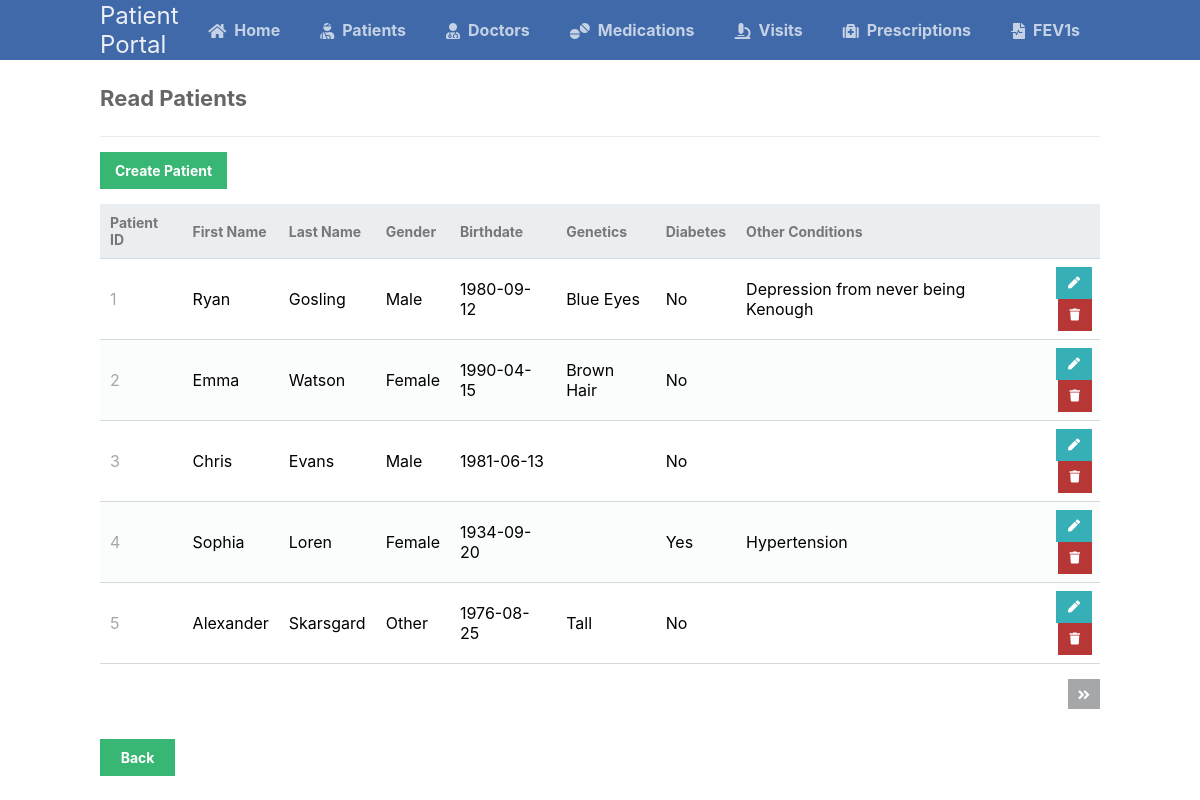
/scripts/patients_table/patients_read.php, run on the app's committed database.
### tables this page shows
CREATE TABLE patients (
	patient_id INT AUTO_INCREMENT NOT NULL UNIQUE,
	patient_first_name VARCHAR(100) NOT NULL,
	patient_last_name VARCHAR(100) NOT NULL,
	gender CHAR(6) NOT NULL CHECK (gender IN ("Male", "Female", "Other")),
	birthdate DATE NOT NULL,
	genetics VARCHAR(255),
	diabetes CHAR(3) NOT NULL CHECK (diabetes IN ("Yes", "No")), 
	other_conditions VARCHAR(255), 
	PRIMARY KEY (patient_id)
);

### scripts/patients_table/patients_read.php (the view, shortened to what this page needs)
<?php
@include_once (APP_ROOT.APP_FOLDER_NAME . '/scripts/functions.php');
$pdo = pdo_connect_mysql();
$page = isset($_GET['page']) && is_numeric($_GET['page']) ? (int)$_GET['page'] : 1;
$records_per_page = 5;
$stmt = $pdo->prepare('SELECT * FROM patients ORDER BY patient_id LIMIT :current_page, :record_per_page');
$stmt->bindValue(':current_page', ($page-1)*$records_per_page, PDO::PARAM_INT);
$stmt->bindValue(':record_per_page', $records_per_page, PDO::PARAM_INT);
$stmt->execute();
$patients = $stmt->fetchAll(PDO::FETCH_ASSOC);
$num_patients = $pdo->query('SELECT COUNT(*) FROM patients')->fetchColumn();
?>
<?=template_header('Read')?>
<div class="content read">
	<h2>Read Patients</h2>
	<a href="patients_create.php" class="create-contact">Create Patient</a>
	<table>
        <thead>
            <tr>
                <td>Patient ID</td>
                <td>First Name</td>
                <td>Last Name</td>
                <td>Gender</td>
                <td>Birthdate</td>
                <td>Genetics</td>
                <td>Diabetes</td>
                <td>Other Conditions</td>
                <td></td>
            </tr>
        </thead>
        <tbody>
            <?php foreach ($patients as $patient): ?>
            <tr>
                <td><?=$patient['patient_id']?></td>
                <td><?=$patient['patient_first_name']?></td>
                <td><?=$patient['patient_last_name']?></td>
                <td><?=$patient['gender']?></td>
                <td><?=$patient['birthdate']?></td>
                <td><?=$patient['genetics']?></td>
                <td><?=$patient['diabetes']?></td>
                <td><?=$patient['other_conditions']?></td>
                <td class="actions">
                    <a href="patients_update.php?patient_id=<?=$patient['patient_id']?>" class="edit"><i class="fas fa-pen fa-xs"></i></a>
                    <a href="patients_delete.php?patient_id=<?=$patient['patient_id']?>" class="trash"><i class="fas fa-trash fa-xs"></i></a>
                </td>
            </tr>
            <?php endforeach; ?>
        </tbody>
    </table>
	<div class="pagination">
		<?php if ($page*$records_per_page < $num_patients): ?>
		<a href="patients_read.php?page=<?=$page+1?>"><i class="fas fa-angle-double-right fa-sm"></i></a>
		<?php endif; ?>
	</div>
    <a class="back" href="..\landingPage.php">Back</a>
</div>
<?=template_footer()?>

### styles/style.css (style rules this page uses)
* { box-sizing: border-box; font-family: -apple-system, BlinkMacSystemFont, "segoe ui", roboto, oxygen, ubuntu, cantarell, "fira sans", "droid sans", "helvetica neue", Arial, sans-serif; font-size: 16px; -webkit-font-smoothing: antialiased; -moz-osx-font-smoothing: grayscale; }
body { background-color: #FFFFFF; margin: 0; }
.content { width: 1000px; margin: 0 auto; }
.content h2 { margin: 0; padding: 25px 0; font-size: 22px; border-bottom: 1px solid #ebebeb; color: #666666; }
.read .create-contact { display: inline-block; text-decoration: none; background-color: #38b673; font-weight: bold; font-size: 14px; color: #FFFFFF; padding: 10px 15px; margin: 15px 0; }
.read .pagination { display: flex; justify-content: flex-end; }
.read .pagination a { display: inline-block; text-decoration: none; background-color: #a5a7a9; font-weight: bold; color: #FFFFFF; padding: 5px 10px; margin: 15px 0 15px 5px; }
.read table { width: 100%; padding-top: 30px; border-collapse: collapse; }
.read table thead { background-color: #ebeef1; border-bottom: 1px solid #d3dae0; }
.read table thead td { padding: 10px; font-weight: bold; color: #767779; font-size: 14px; }
.read table tbody tr { border-bottom: 1px solid #d3dae0; }
.read table tbody tr:nth-child(even) { background-color: #fbfcfc; }
.read table tbody tr td { padding: 10px; }
.read table tbody tr td:nth-child(1) { color: #a5a7a9; }
.read table tbody tr td.actions { padding: 8px; text-align: right; }
.read table tbody tr td.actions .edit, .read table tbody tr td.actions .trash { display: inline-flex; text-align: right; text-decoration: none; color: #FFFFFF; padding: 10px 12px; }
.read table tbody tr td.actions .trash { background-color: #b73737; }
.read table tbody tr td.actions .edit { background-color: #37afb7; }
.back { display: block; background-color: #38b673; border: 0; font-weight: bold; font-size: 14px; color: #FFFFFF; cursor: pointer; width: 75px; margin-top: 15px; text-align: center; padding: 10px; text-decoration: none; }

### data on the page
patients: patient_id "1", patient_first_name "Ryan", patient_last_name "Gosling", gender "Male", birthdate "1980-09-12", genetics "Blue Eyes", diabetes "No", other_conditions "Depression from never being Kenough"
patients: patient_id "2", patient_first_name "Emma", patient_last_name "Watson", gender "Female", birthdate "1990-04-15", genetics "Brown Hair", diabetes "No"
patients: patient_id "3", patient_first_name "Chris", patient_last_name "Evans", gender "Male", birthdate "1981-06-13", diabetes "No"
patients: patient_id "4", patient_first_name "Sophia", patient_last_name "Loren", gender "Female", birthdate "1934-09-20", diabetes "Yes", other_conditions "Hypertension"
patients: patient_id "5", patient_first_name "Alexander", patient_last_name "Skarsgard", gender "Other", birthdate "1976-08-25", genetics "Tall", diabetes "No"
